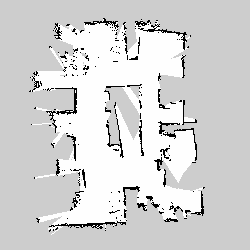
#> input picture misc/gibbons_mainfloor_map.png, 250 x 250 px, found by its file name
$ python exercise_9.py
#> lines starting #> are read from the running program, lines starting #| are printed output that depends on the picture; after the words box and inside, x2 and y2 are one past the last pixel; in counts of white or black regions, pixels touching at a corner belong together; long printed decimals are rounded
#!/usr/bin/env python

import os
import pathlib
import math
import numpy as np
import matplotlib.pyplot as plt
import cv2


class Node:
    """node"""

    def __init__(self, x, y, cost, parent):
        """
        Parameters
        ---
        x : int
            node position x
        y : int
            node position y
        cost : float
            cost
        parent : tuple[int, int]
            parent index
        """

        self.x = x
        self.y = y
        self.cost = cost
        self.parent = parent


class Dijkstra:
    """dijkstra"""

    def __init__(self, gridmap,):
        """
        Parameters
        ---
        gridmap : list[list, ..., list]
            map
        """
        self.gridmap = gridmap
        self.x_max = len(self.gridmap[0]) - 1
        self.y_max = len(self.gridmap) - 1


    def option(self, id):
        """移動可能なノードを計算

        Parameters
        ---
        id : tuple
            (x, y)

        Returns
        ---
        out : list
            [dx, dy, dcost]
        """

        x, y = id


        options = []

        if x + 1 <= self.x_max:
            if y + 1 <= self.y_max and not self.gridmap[y + 1][x + 1]:
                options.append([1, 1, math.sqrt(2)])
            if y - 1 >= 0 and not self.gridmap[y - 1][x + 1]:
                options.append([1, -1, math.sqrt(2)])
            if not self.gridmap[y][x + 1]:
                options.append([1, 0, 1])
        if x - 1 >= 0:
            if y + 1 <= self.y_max and not self.gridmap[y + 1][x - 1]:
                options.append([-1, 1, math.sqrt(2)])
            if y - 1 >= 0 and not self.gridmap[y - 1][x - 1]:
                options.append([-1, -1, math.sqrt(2)])
            if not self.gridmap[y][x-1]:
                options.append([-1, 0, 1])
        else:
            if y + 1 <= self.y_max and not self.gridmap[y + 1][x]:
                options.append([0, 1, 1])
            if y - 1 >= 0 and not self.gridmap[y - 1][x]:
                options.append([0, -1, 1])

        return options


    def planning(self, start_position, goal_position):
        """プランニング本体

        Parameters
        ---
        start : tuple[float, float]
            スタート位置( x0, y0)
        goal : tuple[float, float]
            ゴール位置(xg, yg)

        Returns
        ---
        out : tuple[lisy, lisy, float, dict]
            最短経路(rx, ry).rx:xのリスト，ry:yのリスト
        """

        self.start_position = start_position
        self.goal_position = goal_position

        start_node = Node(start_position[0], start_position[1], 0, None)
        goal_node = Node(goal_position[0], goal_position[1], float('inf'), None)

        open_set = {}
        closed_set = {}

        start_id = (start_node.x, start_node.y)
        open_set[start_id] = start_node

        while True:
            #print(len(open_set))
            temp_id = min(open_set, key=lambda o: open_set[o].cost)
            #print('temp_id = ', temp_id)
            temp = open_set[temp_id]

            if temp.x == goal_node.x & temp.y == goal_node.y:
                print('終わり')
                goal_node.parent = temp.parent
                goal_node.cost = temp.cost
                break


            del open_set[temp_id]
            closed_set[temp_id] = temp


            for dx, dy, dcost in self.option(temp_id):
                node = Node(temp.x + dx, temp.y + dy, temp.cost + dcost, temp_id)
                node_id = (node.x, node.y)

                if node_id in closed_set:
                    """決定済みのとき"""
                    continue

                if node_id not in open_set:
                    """未探索のとき"""
                    open_set[node_id] = node
                else:
                    """未決定のとき"""
                    if open_set[node_id].cost >= node.cost:
                        open_set[node_id] = node

        rx, ry, cost = self.compute_optiomal_path(goal_node, closed_set)

        return rx, ry, cost, closed_set


    def compute_optiomal_path(self, goal_node, closed_set):
        """startからgoalへの最短距離を計算

        Prameters
        ---
        goal_node : class
            node class
        closed_set : dict
            ***

        Returns
        ---
        out : tuple
            rx, ry : optiomal x,y sequence. cost : goukei of cost.
        """
        #print('optiomal path')
        rx, ry = [goal_node.x], [goal_node.y]
        parent = goal_node.parent
        cost = goal_node.cost

        while parent != self.start_position:
            node = closed_set[parent]
            rx.append(node.x)
            ry.append(node.y)
            cost += node.cost
            parent = node.parent
            #print(node.x, node.y)

        return rx, ry, cost

    def draw(self, rx, ry, rawmap, dilmap=None, save=False):
        """図示

        Parameters
        ---
        rx : list[int]
            最短経路のx列
        ry : list[int]
            最短経路のy列
        rawmap : list[list[bool], ..., list[bool]]
            生マップ
        dilmap : list[list[bool], ..., list[bool]]
            安全半径ありマップ
        """

        fig = plt.figure()
        ax = fig.add_subplot(111)
        ax.plot(
            rx, ry,
            color = 'r', label = 'optiomal path'
        )

        gridmap_ = np.array(rawmap)
        obs = np.where(gridmap_ == 1)
        ax.scatter(obs[1], obs[0], color = 'k', marker = '+', label = 'obstacle')

        if dilmap is not None:
            dilmap_ = np.array(dilmap)
            obs_ = np.where(dilmap_ == 1)
            ax.scatter(
                obs_[1], obs_[0],
                color = 'b', marker = '+', label = 'obs expansion', alpha = 0.1
            )

        ax.scatter(rx[0], ry[0], marker = '*', color = 'r', label = 'goal', s = 50)
        ax.scatter(rx[-1], ry[-1], marker = 'o', color = 'g', label = 'start', s = 50)

        ax.grid(True)
        ax.set_aspect('equal')
        ax.set_xlim(-1, self.x_max + 1)
        ax.set_ylim(-1, self.y_max + 1)
        ax.legend()
        plt.show()

        if save:
            fig.savefig('exercise_9.png')

        return


def make_gridmap(path_map,):
    """make gridmap(2-d list) from image

    ＊最短経路問題とは直接関係ない

    Parameters
    ---
    path_map : str
        imgのパス

    Returns
    ---
    out : tiple[list[list[bool], ..., list[bool]], list[list[bool], ..., list[bool]]]
        生マップ，拡張マップ
    """
#> called with path_map = './misc/gibbons_mainfloor_map.png'

    map_img = cv2.imread(path_map, 0)
#> map_img is the input picture: shape (250, 250); min 0, max 254, mean 212.1
    _, map_img_01 = cv2.threshold(
        map_img, 0, 255, cv2.THRESH_OTSU
    )
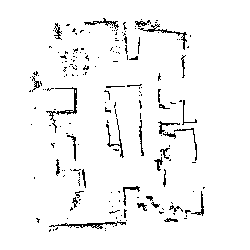
#> map_img_01: shape (250, 250); 95.9% white; black in thin lines or dots, all inside (x1, y1, x2, y2) = (29, 18, 205, 232)
    raw_gridmap = np.array(map_img_01) < 255

    # dilation
    img = cv2.bitwise_not(map_img_01)
    kernel = np.ones((9,9), np.uint8)
    map_img_dil = cv2.dilate(
        img, kernel, iterations = 1
    )
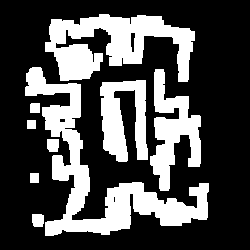
#> map_img_dil: shape (250, 250); 30.4% white; 9 white regions, largest, box (x1, y1, x2, y2) and area: (25, 67, 209, 236) 7497, (45, 14, 195, 82) 5441, (150, 69, 201, 191) 2960
    dil_gridmap = np.array(map_img_dil) > 0

    return raw_gridmap, dil_gridmap


def exercise_9_main():
    map_example = [
        [0, 0, 0, 0, 0, 0, 1, 0, 0, 0],
        [0, 1, 0, 0, 0, 0, 0, 0, 1, 0],
        [0, 1, 1, 1, 1, 0, 0, 0, 1, 0],
        [0, 0, 0, 0, 0, 0, 0, 0, 1, 0],
        [0, 0, 0, 1, 1, 0, 0, 0, 1, 0],
        [0, 0, 0, 1, 1, 0, 0, 0, 1, 0],
        [0, 0, 0, 1, 1, 0, 0, 0, 0, 0],
        [0, 0, 0, 0, 0, 0, 1, 0, 0, 0],
        [0, 0, 0, 0, 0, 0, 1, 0, 0, 0],
        [0, 0, 0, 0, 0, 0, 1, 0, 0, 0],
    ]  # mapの例．0は通過可能な点，1は通貨不可能な点を示す

    simu = Dijkstra(map_example)
    rx, ry, cost, _ = simu.planning((0, 0), (9, 9))
    print('cost = ', cost)
    simu.draw(rx, ry, map_example)

    return


def exercise_9_main_2():
    rawmap, dilmap = make_gridmap('./misc/gibbons_mainfloor_map.png')

    simu = Dijkstra(dilmap)
#> in __init__, `self.x_max = len(self.gridmap[0]) - 1`: self.x_max = 249
    rx, ry, cost, _ = simu.planning((0, 0), (230, 230))
#> rx = 321 values, max 230 at index 0, min 0 at index 300, mean 110.7; ry = 321 values, max 230 at index 0, min 1 at index 320, mean 129.4; cost = 66811.8
    print('cost = ', cost)
#| cost =  66811.807
    simu.draw(rx, ry, rawmap, dilmap, save=False)
#> in draw, `obs = np.where(gridmap_ == 1)`: obs = 2534 positions, rows 18 to 231, columns 29 to 204
#> in draw, `obs_ = np.where(dilmap_ == 1)`: obs_ = 18981 positions, rows 14 to 235, columns 25 to 208
#> in draw, `plt.show()`:
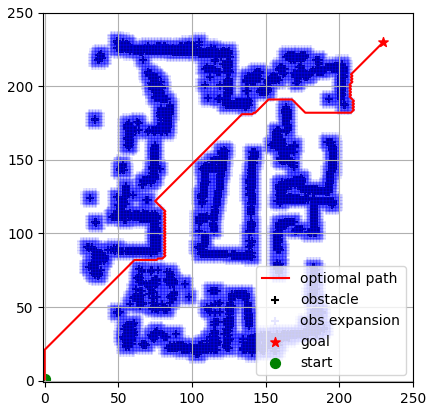
#> figure drawn by matplotlib, 1 panel

    return


if __name__ == '__main__':
    #exercise_9_main()

    exercise_9_main_2()
